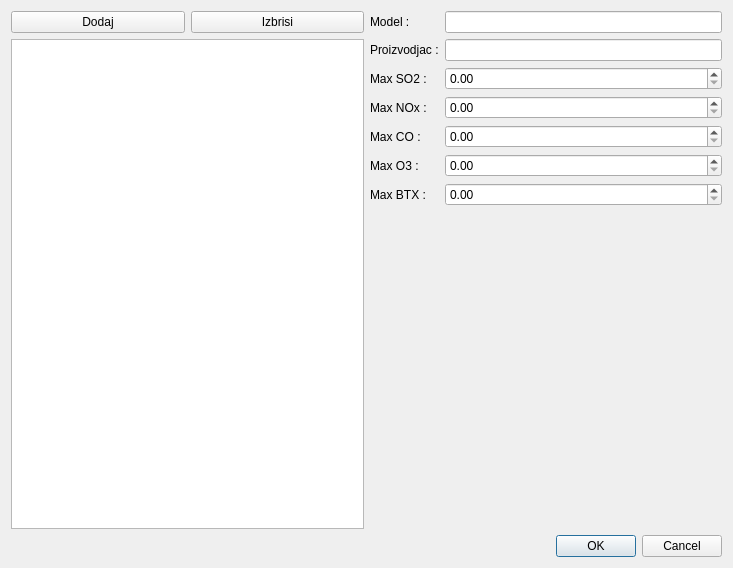
<?xml version="1.0" encoding="UTF-8"?>
<ui version="4.0">
 <class>Dialog</class>
 <widget class="QDialog" name="Dialog">
  <property name="geometry">
   <rect>
    <x>0</x>
    <y>0</y>
    <width>733</width>
    <height>568</height>
   </rect>
  </property>
  <property name="windowTitle">
   <string>Dialog</string>
  </property>
  <layout class="QVBoxLayout" name="verticalLayout_2">
   <item>
    <layout class="QHBoxLayout" name="horizontalLayout">
     <property name="margin">
      <number>0</number>
     </property>
     <item>
      <layout class="QVBoxLayout" name="verticalLayout">
       <property name="margin">
        <number>0</number>
       </property>
       <item>
        <layout class="QHBoxLayout" name="horizontalLayout_2">
         <property name="margin">
          <number>0</number>
         </property>
         <item>
          <widget class="QPushButton" name="pushButtonDodaj">
           <property name="text">
            <string>Dodaj</string>
           </property>
          </widget>
         </item>
         <item>
          <widget class="QPushButton" name="pushButtonIzbrisi">
           <property name="text">
            <string>Izbrisi</string>
           </property>
          </widget>
         </item>
        </layout>
       </item>
       <item>
        <widget class="QListView" name="listViewCistiZrak">
         <property name="minimumSize">
          <size>
           <width>200</width>
           <height>300</height>
          </size>
         </property>
        </widget>
       </item>
      </layout>
     </item>
     <item>
      <layout class="QGridLayout" name="gridLayout">
       <property name="margin">
        <number>0</number>
       </property>
       <item row="1" column="0">
        <widget class="QLabel" name="label_2">
         <property name="text">
          <string>Proizvodjac :</string>
         </property>
        </widget>
       </item>
       <item row="4" column="1">
        <widget class="QDoubleSpinBox" name="doubleSpinBoxCO">
         <property name="maximum">
          <double>1000000.000000000000000</double>
         </property>
        </widget>
       </item>
       <item row="2" column="0">
        <widget class="QLabel" name="label_3">
         <property name="text">
          <string>Max SO2 :</string>
         </property>
        </widget>
       </item>
       <item row="0" column="0">
        <widget class="QLabel" name="label">
         <property name="text">
          <string>Model :</string>
         </property>
        </widget>
       </item>
       <item row="2" column="1">
        <widget class="QDoubleSpinBox" name="doubleSpinBoxSO2">
         <property name="maximum">
          <double>1000000.000000000000000</double>
         </property>
        </widget>
       </item>
       <item row="0" column="1">
        <widget class="QLineEdit" name="lineEditModel"/>
       </item>
       <item row="3" column="0">
        <widget class="QLabel" name="label_4">
         <property name="text">
          <string>Max NOx :</string>
         </property>
        </widget>
       </item>
       <item row="6" column="1">
        <widget class="QDoubleSpinBox" name="doubleSpinBoxBTX">
         <property name="maximum">
          <double>1000000.000000000000000</double>
         </property>
        </widget>
       </item>
       <item row="6" column="0">
        <widget class="QLabel" name="label_7">
         <property name="text">
          <string>Max BTX :</string>
         </property>
        </widget>
       </item>
       <item row="1" column="1">
        <widget class="QLineEdit" name="lineEditProizvodjac"/>
       </item>
       <item row="5" column="0">
        <widget class="QLabel" name="label_6">
         <property name="text">
          <string>Max O3 :</string>
         </property>
        </widget>
       </item>
       <item row="4" column="0">
        <widget class="QLabel" name="label_5">
         <property name="text">
          <string>Max CO :</string>
         </property>
        </widget>
       </item>
       <item row="5" column="1">
        <widget class="QDoubleSpinBox" name="doubleSpinBoxO3">
         <property name="maximum">
          <double>1000000.000000000000000</double>
         </property>
        </widget>
       </item>
       <item row="3" column="1">
        <widget class="QDoubleSpinBox" name="doubleSpinBoxNOx">
         <property name="maximum">
          <double>1000000.000000000000000</double>
         </property>
        </widget>
       </item>
       <item row="7" column="0">
        <spacer name="verticalSpacer">
         <property name="orientation">
          <enum>Qt::Vertical</enum>
         </property>
         <property name="sizeHint" stdset="0">
          <size>
           <width>20</width>
           <height>40</height>
          </size>
         </property>
        </spacer>
       </item>
      </layout>
     </item>
    </layout>
   </item>
   <item>
    <widget class="QDialogButtonBox" name="buttonBox">
     <property name="orientation">
      <enum>Qt::Horizontal</enum>
     </property>
     <property name="standardButtons">
      <set>QDialogButtonBox::Cancel|QDialogButtonBox::Ok</set>
     </property>
    </widget>
   </item>
  </layout>
 </widget>
 <resources/>
 <connections>
  <connection>
   <sender>buttonBox</sender>
   <signal>accepted()</signal>
   <receiver>Dialog</receiver>
   <slot>accept()</slot>
   <hints>
    <hint type="sourcelabel">
     <x>248</x>
     <y>254</y>
    </hint>
    <hint type="destinationlabel">
     <x>157</x>
     <y>274</y>
    </hint>
   </hints>
  </connection>
  <connection>
   <sender>buttonBox</sender>
   <signal>rejected()</signal>
   <receiver>Dialog</receiver>
   <slot>reject()</slot>
   <hints>
    <hint type="sourcelabel">
     <x>316</x>
     <y>260</y>
    </hint>
    <hint type="destinationlabel">
     <x>286</x>
     <y>274</y>
    </hint>
   </hints>
  </connection>
 </connections>
</ui>
